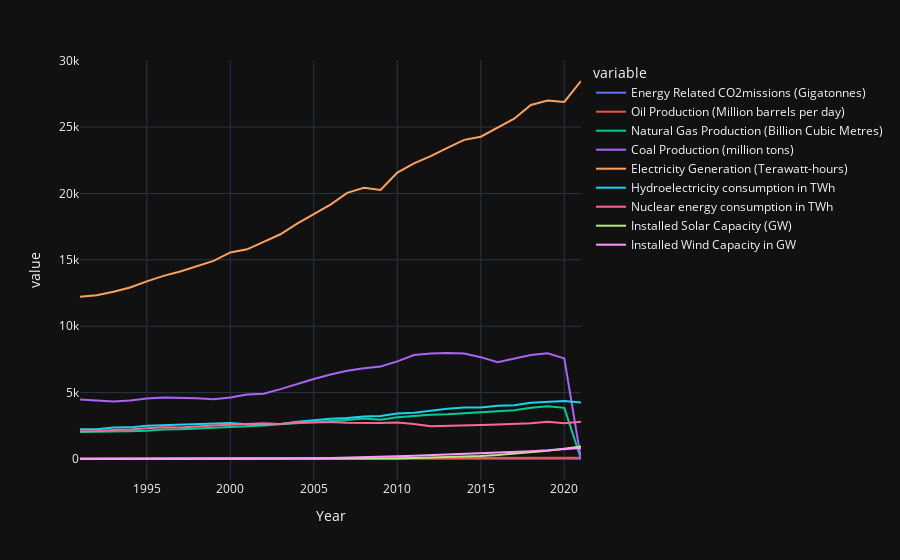

Notebook cell for this chart:
### Code cell
fig = px.line(df, y=df.columns, template='plotly_dark')
fig.show()

### Figure 1 — Plotly figure (JSON) as saved in the notebook; plotly's stock layout.template omitted (floating-point values rounded to 4 significant figures)
{"data": [{"hovertemplate": "variable=Energy Related CO2missions (Gigatonnes)<br>Year=%{x}<br>value=%{y}<extra></extra>", "legendgroup": "Energy Related CO2missions (Gigatonnes)", "line": {"color": "#636efa", "dash": "solid"}, "marker": {"symbol": "circle"}, "mode": "lines", "name": "Energy Related CO2missions (Gigatonnes)", "orientation": "v", "showlegend": true, "type": "scatter", "x": [1991, 1992, 1993, 1994, 1995, 1996, 1997, 1998, 1999, 2000, 2001, 2002, 2003, 2004, 2005, 2006, 2007, 2008, 2009, 2010, 2011, 2012, 2013, 2014, 2015, 2016, 2017, 2018, 2019, 2020, 2021], "xaxis": "x", "y": [20.6, 20.5, 20.6, 20.7, 21.3, 21.7, 22.1, 22.3, 22.4, 23.1, 23.5, 23.8, 24.9, 26, 27, 27.8, 28.9, 29.1, 28.7, 30.4, 31.3, 31.6, 32.2, 32.3, 32.2, 32.2, 32.7, 33.5, 33.4, 31.5, 33], "yaxis": "y"}, {"hovertemplate": "variable=Oil Production (Million barrels per day)<br>Year=%{x}<br>value=%{y}<extra></extra>", "legendgroup": "Oil Production (Million barrels per day)", "line": {"color": "#EF553B", "dash": "solid"}, "marker": {"symbol": "circle"}, "mode": "lines", "name": "Oil Production (Million barrels per day)", "orientation": "v", "showlegend": true, "type": "scatter", "x": [1991, 1992, 1993, 1994, 1995, 1996, 1997, 1998, 1999, 2000, 2001, 2002, 2003, 2004, 2005, 2006, 2007, 2008, 2009, 2010, 2011, 2012, 2013, 2014, 2015, 2016, 2017, 2018, 2019, 2020, 2021], "xaxis": "x", "y": [65.44, 65.71, 65.99, 66.89, 67.85, 69.67, 71.85, 73.28, 71.83, 74.48, 74.49, 74.95, 77.57, 80.97, 82.01, 82.48, 82.29, 82.93, 81.26, 83.29, 84.04, 86.26, 86.67, 88.83, 91.63, 91.99, 92.57, 94.85, 94.96, 88.39, 89.9], "yaxis": "y"}, {"hovertemplate": "variable=Natural Gas Production (Billion Cubic Metres)<br>Year=%{x}<br>value=%{y}<extra></extra>", "legendgroup": "Natural Gas Production (Billion Cubic Metres)", "line": {"color": "#00cc96", "dash": "solid"}, "marker": {"symbol": "circle"}, "mode": "lines", "name": "Natural Gas Production (Billion Cubic Metres)", "orientation": "v", "showlegend": true, "type": "scatter", "x": [1991, 1992, 1993, 1994, 1995, 1996, 1997, 1998, 1999, 2000, 2001, 2002, 2003, 2004, 2005, 2006, 2007, 2008, 2009, 2010, 2011, 2012, 2013, 2014, 2015, 2016, 2017, 2018, 2019, 2020, 2021], "xaxis": "x", "y": [2027.0, 2039.0, 2074.0, 2096.0, 2136.0, 2230, 2233, 2284.0, 2339.0, 2422.0, 2477.0, 2519.0, 2617.0, 2688.0, 2770.0, 2869.0, 2939.0, 3047.0, 2956.0, 3151.0, 3258, 3327.0, 3366.0, 3438.0, 3512.0, 3552.0, 3676.0, 3853.0, 3976.0, 3854.0, 0], "yaxis": "y"}, {"hovertemplate": "variable=Coal Production (million tons)<br>Year=%{x}<br>value=%{y}<extra></extra>", "legendgroup": "Coal Production (million tons)", "line": {"color": "#ab63fa", "dash": "solid"}, "marker": {"symbol": "circle"}, "mode": "lines", "name": "Coal Production (million tons)", "orientation": "v", "showlegend": true, "type": "scatter", "x": [1991, 1992, 1993, 1994, 1995, 1996, 1997, 1998, 1999, 2000, 2001, 2002, 2003, 2004, 2005, 2006, 2007, 2008, 2009, 2010, 2011, 2012, 2013, 2014, 2015, 2016, 2017, 2018, 2019, 2020, 2021], "xaxis": "x", "y": [4481, 4432, 4327, 4402, 4557, 4622, 4621, 4569, 4499, 4638, 4860, 4914, 5263, 5663, 6022, 6367, 6644, 6842, 6968, 7354, 7833, 7936, 7976, 7939, 7669, 7293, 7545, 7827, 7960, 7575, 0], "yaxis": "y"}, {"hovertemplate": "variable=Electricity Generation (Terawatt-hours)<br>Year=%{x}<br>value=%{y}<extra></extra>", "legendgroup": "Electricity Generation (Terawatt-hours)", "line": {"color": "#FFA15A", "dash": "solid"}, "marker": {"symbol": "circle"}, "mode": "lines", "name": "Electricity Generation (Terawatt-hours)", "orientation": "v", "showlegend": true, "type": "scatter", "x": [1991, 1992, 1993, 1994, 1995, 1996, 1997, 1998, 1999, 2000, 2001, 2002, 2003, 2004, 2005, 2006, 2007, 2008, 2009, 2010, 2011, 2012, 2013, 2014, 2015, 2016, 2017, 2018, 2019, 2020, 2021], "xaxis": "x", "y": [12218, 12330, 12592, 12917, 13375, 13789, 14121, 14503, 14918, 15556, 15789, 16345, 16924, 17727, 18454, 19155, 20046, 20422, 20265, 21570, 22257, 22806, 23435, 24031, 24270, 24915, 25623, 26659, 27001, 26889, 28466], "yaxis": "y"}, {"hovertemplate": "variable=Hydroelectricity consumption in TWh<br>Year=%{x}<br>value=%{y}<extra></extra>", "legendgroup": "Hydroelectricity consumption in TWh", "line": {"color": "#19d3f3", "dash": "solid"}, "marker": {"symbol": "circle"}, "mode": "lines", "name": "Hydroelectricity consumption in TWh", "orientation": "v", "showlegend": true, "type": "scatter", "x": [1991, 1992, 1993, 1994, 1995, 1996, 1997, 1998, 1999, 2000, 2001, 2002, 2003, 2004, 2005, 2006, 2007, 2008, 2009, 2010, 2011, 2012, 2013, 2014, 2015, 2016, 2017, 2018, 2019, 2020, 2021], "xaxis": "x", "y": [2248.0, 2240.0, 2365.0, 2382.0, 2508.0, 2549.0, 2589.0, 2621.0, 2640, 2714.0, 2616.0, 2634.0, 2633.0, 2798.0, 2914.0, 3024.0, 3082.0, 3202.0, 3245, 3427.0, 3483.0, 3655.0, 3781.0, 3871.0, 3874.0, 4019.0, 4042.0, 4231, 4294, 4370, 4250], "yaxis": "y"}, {"hovertemplate": "variable=Nuclear energy consumption in TWh<br>Year=%{x}<br>value=%{y}<extra></extra>", "legendgroup": "Nuclear energy consumption in TWh", "line": {"color": "#FF6692", "dash": "solid"}, "marker": {"symbol": "circle"}, "mode": "lines", "name": "Nuclear energy consumption in TWh", "orientation": "v", "showlegend": true, "type": "scatter", "x": [1991, 1992, 1993, 1994, 1995, 1996, 1997, 1998, 1999, 2000, 2001, 2002, 2003, 2004, 2005, 2006, 2007, 2008, 2009, 2010, 2011, 2012, 2013, 2014, 2015, 2016, 2017, 2018, 2019, 2020, 2021], "xaxis": "x", "y": [2090.0, 2105.0, 2179.0, 2218.0, 2315.0, 2397.0, 2381.0, 2422.0, 2514.0, 2574, 2645.0, 2686.0, 2633.0, 2750.0, 2757.0, 2795.0, 2736.0, 2724.0, 2702.0, 2756.0, 2637.0, 2462.0, 2481.0, 2530, 2564.0, 2601.0, 2624.0, 2700.0, 2796.0, 2694.0, 2800.0], "yaxis": "y"}, {"hovertemplate": "variable=Installed Solar Capacity (GW)<br>Year=%{x}<br>value=%{y}<extra></extra>", "legendgroup": "Installed Solar Capacity (GW)", "line": {"color": "#B6E880", "dash": "solid"}, "marker": {"symbol": "circle"}, "mode": "lines", "name": "Installed Solar Capacity (GW)", "orientation": "v", "showlegend": true, "type": "scatter", "x": [1991, 1992, 1993, 1994, 1995, 1996, 1997, 1998, 1999, 2000, 2001, 2002, 2003, 2004, 2005, 2006, 2007, 2008, 2009, 2010, 2011, 2012, 2013, 2014, 2015, 2016, 2017, 2018, 2019, 2020, 2021], "xaxis": "x", "y": [0, 0, 0, 0, 0, 0, 0, 0, 0, 1.3, 1.6, 2.1, 2.6, 3.7, 5.1, 6.7, 9.2, 16, 23, 40, 70, 101, 138, 178, 230, 308, 407, 508, 629, 773.2, 939], "yaxis": "y"}, {"hovertemplate": "variable=Installed Wind Capacity in GW<br>Year=%{x}<br>value=%{y}<extra></extra>", "legendgroup": "Installed Wind Capacity in GW", "line": {"color": "#FF97FF", "dash": "solid"}, "marker": {"symbol": "circle"}, "mode": "lines", "name": "Installed Wind Capacity in GW", "orientation": "v", "showlegend": true, "type": "scatter", "x": [1991, 1992, 1993, 1994, 1995, 1996, 1997, 1998, 1999, 2000, 2001, 2002, 2003, 2004, 2005, 2006, 2007, 2008, 2009, 2010, 2011, 2012, 2013, 2014, 2015, 2016, 2017, 2018, 2019, 2020, 2021], "xaxis": "x", "y": [1.93, 2.17, 2.5, 2.99, 3.49, 6.1, 7.6, 10.2, 13.6, 17, 24, 31, 39, 48, 59, 74, 94, 121, 159, 198, 238, 283, 319, 370, 433, 488, 540, 592, 651, 744, 837], "yaxis": "y"}], "layout": {"legend": {"title": {"text": "variable"}, "tracegroupgap": 0}, "margin": {"t": 60}, "xaxis": {"anchor": "y", "domain": [0, 1], "title": {"text": "Year"}}, "yaxis": {"anchor": "x", "domain": [0, 1], "title": {"text": "value"}}}}
